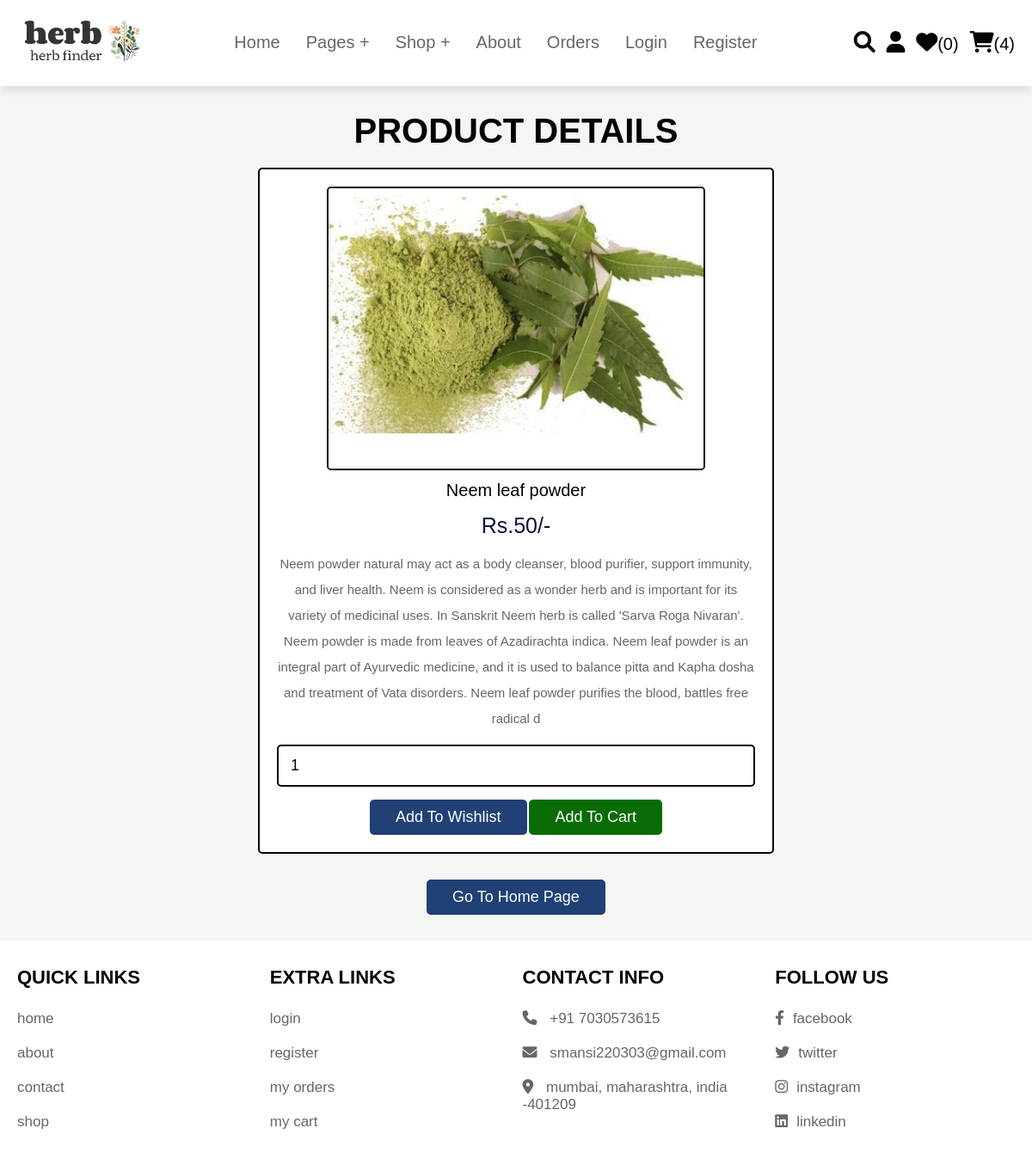
Screenshot of /view_page.php?pid=1 (signed in) with the database file from the repository.
### tables this page shows
CREATE TABLE `products` (
  `id` int(100) NOT NULL,
  `name` varchar(100) NOT NULL,
  `details` varchar(500) NOT NULL,
  `price` int(100) NOT NULL,
  `image` varchar(100) NOT NULL
);

### view_page.php (the view, shortened to what this page needs)
<?php
@include 'config.php';
?>
<!DOCTYPE html>
<html lang="en">
<head>
    <link rel="stylesheet" href="https://cdnjs.cloudflare.com/ajax/libs/font-awesome/6.0.0/css/all.min.css">
    <link rel="stylesheet" href="css/style.css">
</head>
<body>
    <?php @include 'header.php'; ?>
    <section class="quick-view">
        <h1 class="title">product details</h1>
        <?php
        if(isset($_GET['pid'])){
            $pid = $_GET['pid'];
            $select_products = mysqli_query($conn, "SELECT * FROM `products` WHERE id = '$pid'") or die('query failed');
         if(mysqli_num_rows($select_products) > 0){
            while($fetch_products = mysqli_fetch_assoc($select_products)){
    ?>
        <form action="" method="POST">
            <img src="uploaded_img/<?php echo $fetch_products['image']; ?>" alt="" class="image">
            <div class="name"><?php echo $fetch_products['name']; ?></div>
            <div class="price">Rs.<?php echo $fetch_products['price']; ?>/-</div>
            <div class="details"><?php echo $fetch_products['details']; ?></div>
            <input type="number" name="product_quantity" value="1" min="0" class="qty">
            <input type="submit" value="add to wishlist" name="add_to_wishlist" class="option-btn">
            <input type="submit" value="add to cart" name="add_to_cart" class="btn">
        </form>
        <?php
            }
        }else{
        echo '<p class="empty">no products details available!</p>';
        }
    }
    ?>
        <div class="more-btn">
            <a href="home.php" class="option-btn">go to home page</a>
        </div>
    </section>
    <?php @include 'footer.php'; ?>
</body>
</html>

### css/style.css (style rules this page uses)
:root { --green:#096c05; --red:#0b133b; --orange:#214076; --black:#060101; --white:#fff; --light-color:#666; --light-white:#ccc; --light-bg:#f3f6f2; --border:.2rem solid var(--black); --box-shadow:0 .5rem 1rem rgba(0,0,0,.1); }
* { font-family: 'Rubik', sans-serif; margin:0; padding:0; box-sizing: border-box; outline: none; border:none; text-decoration: none; transition:all .2s linear; }
html { font-size: 62.5%; overflow-x: hidden; scroll-behavior: smooth; scroll-padding-top: 6.5rem; }
body { background: var(--light-bg); }
section { padding:3rem 2rem; }
.btn, .delete-btn, .option-btn { display: inline-block; border-radius: .5rem; margin-top: 1rem; font-size: 1.8rem; color:var(--white); cursor: pointer; padding:1rem 3rem; text-transform: capitalize; }
.btn { background-color: var(--green); }
.option-btn { background-color: var(--orange); }
.more-btn { margin-top: 2rem; text-align: center; }
.title { text-align: center; margin-bottom: 2rem; color:var(--black); text-transform: uppercase; font-size: 4rem; }
.quick-view form { max-width: 60rem; padding:2rem; text-align: center; border:var(--border); box-shadow: var(--border); border-radius: .5rem; background-color: var(--white); margin:0 auto; }
.quick-view form .image { height: 33rem; border:var(--border); border-radius: .5rem; }
.quick-view form .name { margin:1rem 0; font-size: 2rem; color:var(--black); }
.quick-view form .price { color:var(--red); font-size: 2.5rem; padding:.5rem 0; }
.quick-view form .details { padding:1rem 0; font-size: 1.5rem; color:var(--light-color); line-height: 2; }
.quick-view form .qty { width: 100%; padding:1.2rem 1.4rem; font-size: 1.8rem; color:var(--black); border-radius: .5rem; border:var(--border); margin:.5rem 0; }

### rows the page displays
products: name "Neem leaf powder", price "50", details "Neem powder natural may act as a body cleanser, blood purifier, support immunity, and liver health. Neem is considered as a wonder herb and is important for its variety of medicinal uses. In Sanskrit Neem herb is called 'Sarva Roga Nivaran'. Neem powder is made from leaves of Azadirachta indica. Neem leaf powder is an integral part of Ayurvedic medicine, and it is used to balance pitta and Kapha dosha and treatment of Vata disorders. Neem leaf powder purifies the blood, battles free radical d"

### other values shown
$wishlist_num_rows "0"
$cart_num_rows "4"
